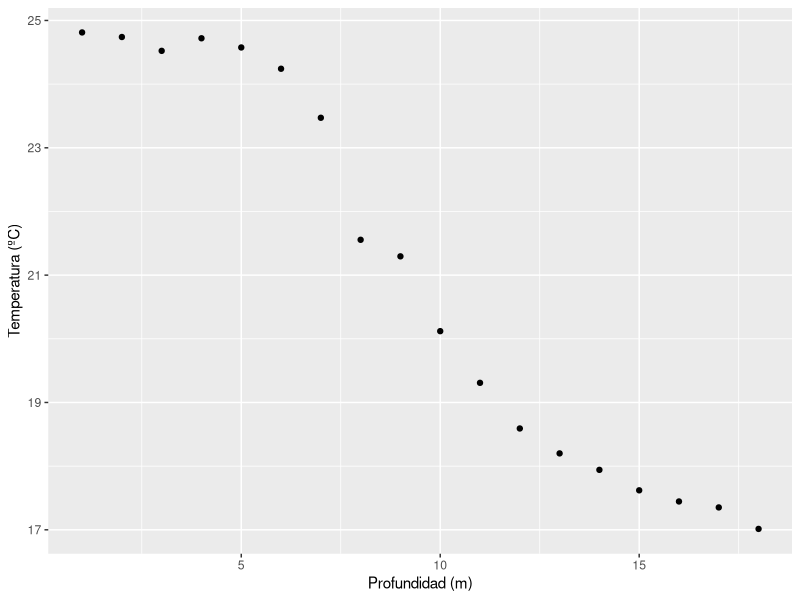
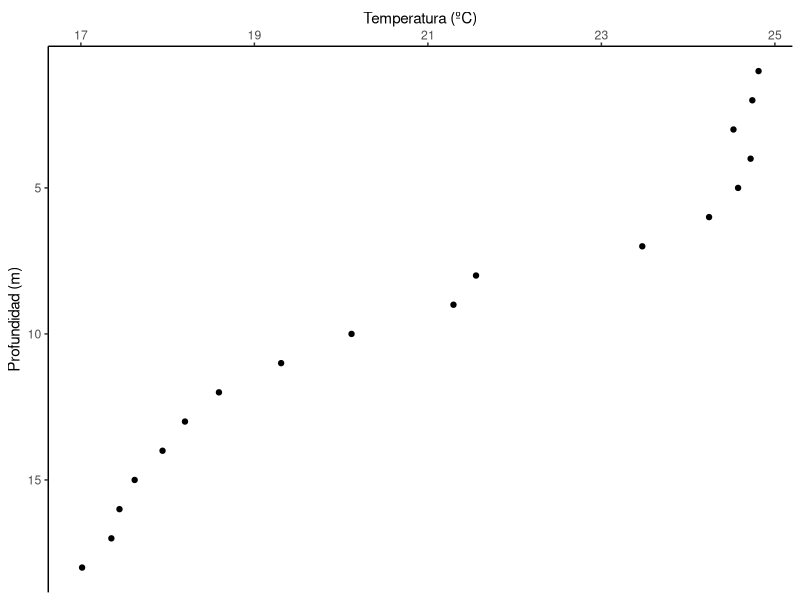
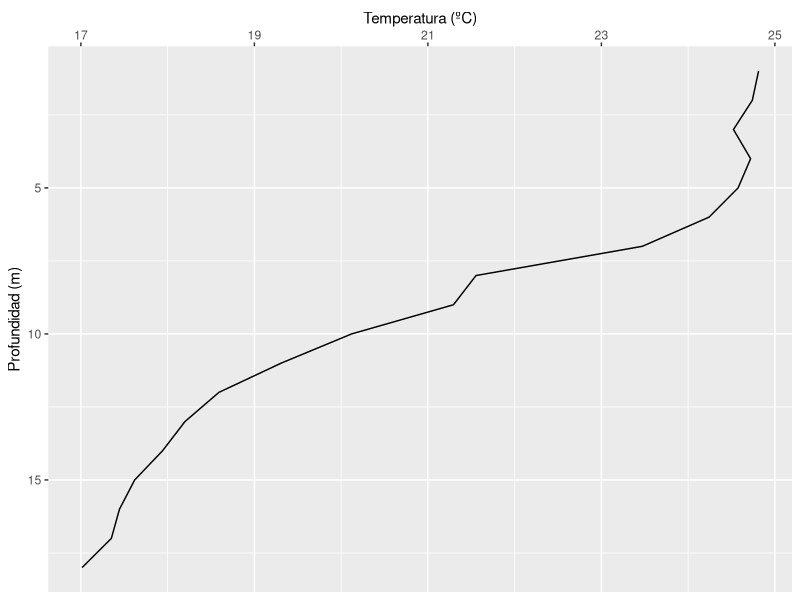
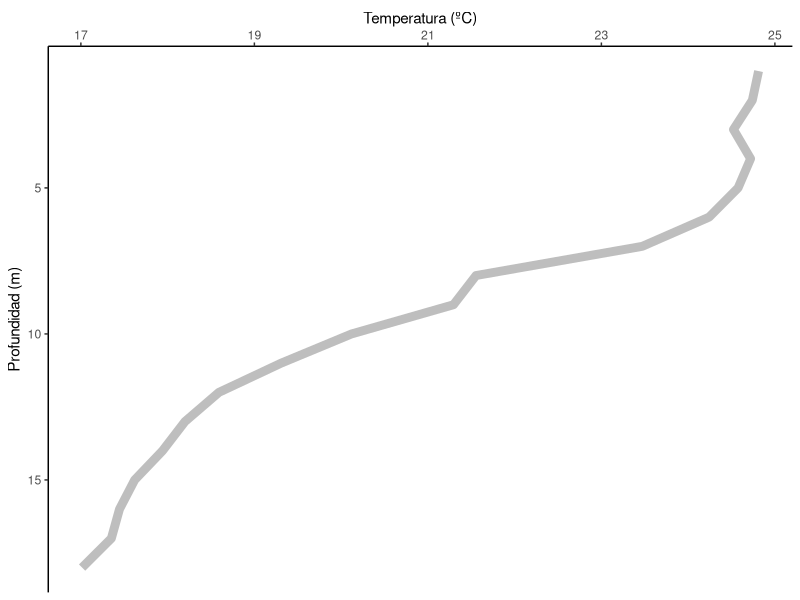

Write the R code that produced these figures, in order.
## ---- chunk 1
knitr::opts_chunk$set(echo = TRUE)
## ---- chunk 2
#Library
library(tidyverse)

Crystal_dia <- read_csv("Datos/Crystal_dia.csv")
## ---- chunk 3
Crystal_dia
## ---- chunk 4
#Elegimos un día
Dia_elegido <- Crystal_dia %>% filter(daynum == 200)

#Representamos
ggplot(Dia_elegido, aes(x= depth_calculated, y = wtaer_temp))+
  geom_point()+
  labs(x = "Profundidad (m)", y = "Temperatura (ºC)")
## ---- chunk 5
ggplot(Dia_elegido, aes(y= depth_calculated, x = wtaer_temp))+
  geom_point()+
  scale_y_reverse()+ # Invertimos la profundidad para que la parte superior sea 0 metros.
  scale_x_continuous(position = "top")+ #Colocamos el eje arriba
  labs(x = "Temperatura (ºC)", y = "Profundidad (m)")+
  theme_classic()
## ---- chunk 6
ggplot(Dia_elegido, aes(x= depth_calculated, y = wtaer_temp))+
  geom_line()+
  coord_flip()+ #Cambia el eje x por el y
  scale_x_reverse()+ # Invertimos la profundidad para que la parte superior sea 0 metros.
  scale_y_continuous(position = "right")+
  labs(x = "Profundidad (m)", y = "Temperatura (ºC)")
## ---- chunk 7
ggplot(Dia_elegido, aes(y= depth_calculated, x = wtaer_temp))+
  geom_path(color = "gray", size = 3)+ #Cambiamos un poco la estética dándole color y grosor a la línea
  scale_y_reverse()+ # Invertimos la profundidad para que la parte superior sea 0 metros.
  scale_x_continuous(position = "top")+ #Colocamos el eje arriba
  labs(x = "Temperatura (ºC)", y = "Profundidad (m)")+
  theme_classic()
